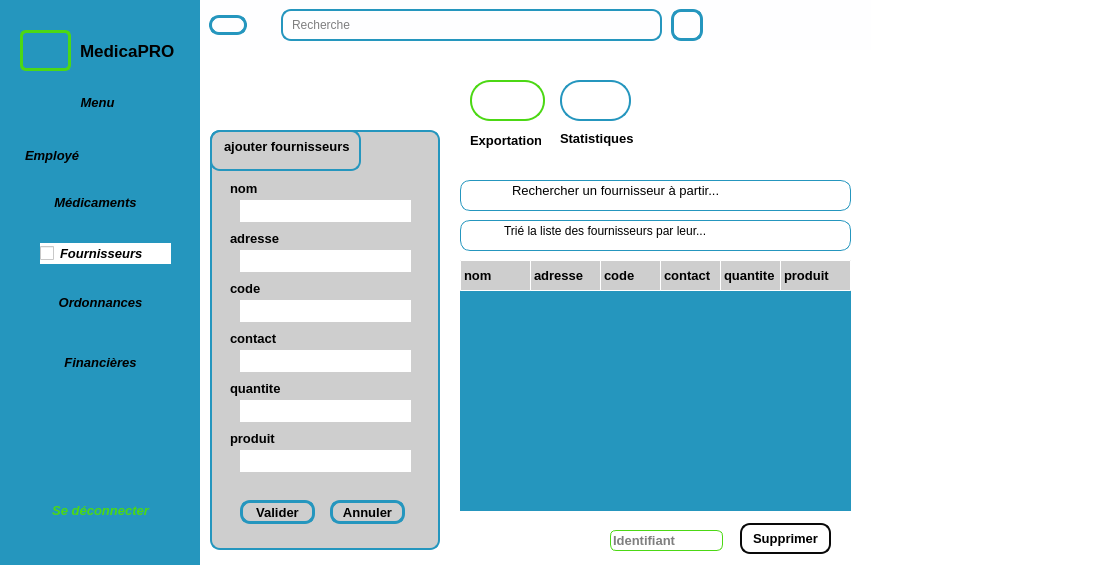
<?xml version="1.0" encoding="UTF-8"?>
<ui version="4.0">
 <class>MainWindow</class>
 <widget class="QMainWindow" name="MainWindow">
  <property name="geometry">
   <rect>
    <x>0</x>
    <y>0</y>
    <width>1105</width>
    <height>565</height>
   </rect>
  </property>
  <property name="windowTitle">
   <string>MainWindow</string>
  </property>
  <property name="styleSheet">
   <string notr="true"/>
  </property>
  <widget class="QWidget" name="centralwidget">
   <property name="styleSheet">
    <string notr="true">*{
	color: #000;
	border: none;
}
#centralwidget{
	background-color: #eff99fe
}
#leftmenu{
	background-color: #2596be;
}
QLineEdit{
	background: transparent;
}
QFrame{
	border-radius: 10px;
	border: 2px solid #2596be;
}
QLabel{
	color: #2596be;
}
#employe{
	background-color: #cecece;
}
lineEdit_2{
	background: transparent;
}
#label_3{
	color: #000;
	border: #000;
}
#lineEdit_3{
	background: #ffffff;
	background: transparent;
}
#label_4{
	color: #000;
	border: #000;
}
#lineEdit_4{
	background: #ffffff;
}
#label_5{
	color: #000;
	border: #000;
}
#lineEdit_5{
	background: #ffffff;
}
#label_6{
	color: #000;
	border: #000;
}
#lineEdit_6{
	background: #ffffff;
}
#label_7{
	color: #000;
	border: #000;
}
#lineEdit_7{
	background: #ffffff;
}
#label_8{
	color: #000;
	border: #000;
}
#lineEdit_8{
	background: #ffffff;
}
#label_9{
	color: #000;
	border: #000;
}
#lineEdit_9{
	background: #ffffff;
}
#label_10{
	color: #000;
	border: #000;
}
#pushButton_3{
	border-radius: 10px;
	border: 3px solid  #2596be;
}
#pushButton_4{
	border-radius: 10px;
	border: 3px solid  #2596be;
}
#pushButton_5{
	border-radius: 10px;
	border: 3px solid  #2596be;
}
#pushButton_6{
	border-radius: 10px;
	border: 3px solid  #2596be;
}
#label_11{
	border: #000;
}
#label_12{
	border: #000;
}
#label_23{
	border: #000;
}
#frame_4{
	border-radius: 10px;
	border: 1px solid #2596be;
}
#LineEdit_10{
	background: #CECECE;
}
#widget_3{
	background-color: #fefeff;
}
#mainbody{
	background-color: #ffffff;
}
#frame_8{
	border-radius: 10px;
	border: 1px solid #2596be;
}
#affichage{
	background-color: #2596be;
}
#lineEdit_21{
	border-radius: 6px;
	border: 1px solid  #4cd814;
	background: #fffff;
}
#pushButton_12{
	border-radius: 10px;
	border: 2px solid  #090909;
	background: #fffff;
}
#pushButton_13{
	border-radius: 20px;
	border: 2px solid  #4cd814;
	background: #fffff;
}
#pushButton_14{
	border-radius: 20px;
	border: 2px solid  #2596be;
	background: #fffff;
}
#label_24{
	color: #000;
	border: #000;
}
#label_25{
	color: #000;
	border: #000;
}
#label_26{
	color: #000;
	border: #000;
}
#logo{
	border-radius: 6px;
	border: 3px solid  #4cd814;
	background: #fffff;
}
#sous{
	background-color: #cecece;
}
#label_27{
	border-radius: 1px;
	border: 1px solid  #ffffff;
	color: #000;
}
#label_28{
	border-radius: 1px;
	border: 1px solid  #ffffff;
	color: #000;
}
#label_29{
	border-radius: 1px;
	border: 1px solid  #ffffff;
	color: #000;
}
#label_30{
	border-radius: 1px;
	border: 1px solid  #ffffff;
	color: #000;
}
#label_31{
	border-radius: 1px;
	border: 1px solid  #ffffff;
	color: #000;
}
#label_32{
	border-radius: 1px;
	border: 1px solid  #ffffff;
	color: #000;
}
#pushButton_17{
	background-color: #fefeff;
	padding: 5px;
	text-align: left;
	border-top-left-radius: 20px;
}
#pushButton_22{
	color: #4cd814;
}
</string>
   </property>
   <layout class="QHBoxLayout" name="horizontalLayout">
    <property name="spacing">
     <number>0</number>
    </property>
    <property name="leftMargin">
     <number>0</number>
    </property>
    <property name="topMargin">
     <number>0</number>
    </property>
    <property name="rightMargin">
     <number>0</number>
    </property>
    <property name="bottomMargin">
     <number>0</number>
    </property>
    <item>
     <widget class="QWidget" name="leftmenu" native="true">
      <property name="minimumSize">
       <size>
        <width>100</width>
        <height>0</height>
       </size>
      </property>
      <property name="maximumSize">
       <size>
        <width>200</width>
        <height>16777215</height>
       </size>
      </property>
      <layout class="QVBoxLayout" name="verticalLayout">
       <item>
        <widget class="QFrame" name="frame_9">
         <property name="frameShape">
          <enum>QFrame::NoFrame</enum>
         </property>
         <layout class="QVBoxLayout" name="verticalLayout_2">
          <item>
           <widget class="QFrame" name="frame_11">
            <property name="frameShape">
             <enum>QFrame::NoFrame</enum>
            </property>
            <widget class="QFrame" name="frame_10">
             <property name="geometry">
              <rect>
               <x>0</x>
               <y>0</y>
               <width>160</width>
               <height>61</height>
              </rect>
             </property>
             <property name="frameShape">
              <enum>QFrame::NoFrame</enum>
             </property>
             <widget class="QLabel" name="logo">
              <property name="geometry">
               <rect>
                <x>0</x>
                <y>10</y>
                <width>51</width>
                <height>41</height>
               </rect>
              </property>
              <property name="text">
               <string/>
              </property>
              <property name="pixmap">
               <pixmap>:/res/image22</pixmap>
              </property>
             </widget>
             <widget class="QLabel" name="label_3">
              <property name="geometry">
               <rect>
                <x>60</x>
                <y>15</y>
                <width>101</width>
                <height>31</height>
               </rect>
              </property>
              <property name="font">
               <font>
                <pointsize>13</pointsize>
                <weight>75</weight>
                <bold>true</bold>
               </font>
              </property>
              <property name="text">
               <string>MedicaPRO</string>
              </property>
             </widget>
            </widget>
            <widget class="QPushButton" name="pushButton_16">
             <property name="geometry">
              <rect>
               <x>40</x>
               <y>70</y>
               <width>75</width>
               <height>24</height>
              </rect>
             </property>
             <property name="font">
              <font>
               <pointsize>10</pointsize>
               <weight>75</weight>
               <italic>true</italic>
               <bold>true</bold>
              </font>
             </property>
             <property name="text">
              <string>Menu</string>
             </property>
             <property name="icon">
              <iconset>
               <normaloff>:/res/icone23</normaloff>:/res/icone23</iconset>
             </property>
            </widget>
            <widget class="QPushButton" name="pushButton_17">
             <property name="geometry">
              <rect>
               <x>0</x>
               <y>120</y>
               <width>161</width>
               <height>31</height>
              </rect>
             </property>
             <property name="font">
              <font>
               <pointsize>10</pointsize>
               <weight>75</weight>
               <italic>true</italic>
               <bold>true</bold>
               <underline>false</underline>
              </font>
             </property>
             <property name="styleSheet">
              <string notr="true">background-color: rgb(37, 150, 190);</string>
             </property>
             <property name="text">
              <string>Employé</string>
             </property>
             <property name="icon">
              <iconset>
               <normaloff>:/res/icone27</normaloff>:/res/icone27</iconset>
             </property>
            </widget>
            <widget class="QPushButton" name="pushButton_18">
             <property name="geometry">
              <rect>
               <x>20</x>
               <y>170</y>
               <width>111</width>
               <height>24</height>
              </rect>
             </property>
             <property name="font">
              <font>
               <pointsize>10</pointsize>
               <weight>75</weight>
               <italic>true</italic>
               <bold>true</bold>
               <underline>false</underline>
              </font>
             </property>
             <property name="text">
              <string>Médicaments</string>
             </property>
             <property name="icon">
              <iconset>
               <normaloff>:/res/icone26</normaloff>:/res/icone26</iconset>
             </property>
            </widget>
            <widget class="QCheckBox" name="checkBox_19">
             <property name="geometry">
              <rect>
               <x>20</x>
               <y>223</y>
               <width>131</width>
               <height>21</height>
              </rect>
             </property>
             <property name="font">
              <font>
               <pointsize>10</pointsize>
               <weight>75</weight>
               <italic>true</italic>
               <bold>true</bold>
              </font>
             </property>
             <property name="styleSheet">
              <string notr="true">background-color: rgb(255, 255, 255);</string>
             </property>
             <property name="text">
              <string>Fournisseurs</string>
             </property>
             <property name="icon">
              <iconset>
               <normaloff>:/res/icone25</normaloff>:/res/icone25</iconset>
             </property>
            </widget>
            <widget class="QPushButton" name="pushButton_20">
             <property name="geometry">
              <rect>
               <x>30</x>
               <y>270</y>
               <width>101</width>
               <height>24</height>
              </rect>
             </property>
             <property name="font">
              <font>
               <pointsize>10</pointsize>
               <weight>75</weight>
               <italic>true</italic>
               <bold>true</bold>
              </font>
             </property>
             <property name="text">
              <string>Ordonnances</string>
             </property>
             <property name="icon">
              <iconset>
               <normaloff>:/res/icone23</normaloff>:/res/icone23</iconset>
             </property>
            </widget>
            <widget class="QPushButton" name="pushButton_21">
             <property name="geometry">
              <rect>
               <x>30</x>
               <y>330</y>
               <width>101</width>
               <height>24</height>
              </rect>
             </property>
             <property name="font">
              <font>
               <pointsize>10</pointsize>
               <weight>75</weight>
               <italic>true</italic>
               <bold>true</bold>
              </font>
             </property>
             <property name="text">
              <string>Financières</string>
             </property>
             <property name="icon">
              <iconset>
               <normaloff>:/res/icone24</normaloff>:/res/icone24</iconset>
             </property>
            </widget>
            <widget class="QPushButton" name="pushButton_22">
             <property name="geometry">
              <rect>
               <x>10</x>
               <y>470</y>
               <width>141</width>
               <height>41</height>
              </rect>
             </property>
             <property name="font">
              <font>
               <pointsize>10</pointsize>
               <weight>75</weight>
               <italic>true</italic>
               <bold>true</bold>
              </font>
             </property>
             <property name="text">
              <string>Se déconnecter</string>
             </property>
             <property name="icon">
              <iconset>
               <normaloff>:/res/icone30</normaloff>:/res/icone30</iconset>
             </property>
            </widget>
           </widget>
          </item>
         </layout>
        </widget>
       </item>
      </layout>
     </widget>
    </item>
    <item>
     <widget class="QWidget" name="mainbody" native="true">
      <property name="font">
       <font>
        <weight>50</weight>
        <bold>false</bold>
       </font>
      </property>
      <widget class="QWidget" name="widget_3" native="true">
       <property name="geometry">
        <rect>
         <x>0</x>
         <y>0</y>
         <width>671</width>
         <height>50</height>
        </rect>
       </property>
       <property name="minimumSize">
        <size>
         <width>400</width>
         <height>0</height>
        </size>
       </property>
       <property name="maximumSize">
        <size>
         <width>800</width>
         <height>135</height>
        </size>
       </property>
       <layout class="QHBoxLayout" name="horizontalLayout_7">
        <property name="spacing">
         <number>0</number>
        </property>
        <property name="leftMargin">
         <number>0</number>
        </property>
        <property name="topMargin">
         <number>0</number>
        </property>
        <property name="rightMargin">
         <number>0</number>
        </property>
        <property name="bottomMargin">
         <number>0</number>
        </property>
        <item>
         <widget class="QWidget" name="widget_7" native="true">
          <layout class="QHBoxLayout" name="horizontalLayout_8">
           <item>
            <widget class="QPushButton" name="pushButton_3">
             <property name="text">
              <string/>
             </property>
             <property name="icon">
              <iconset>
               <normaloff>:/res/icone1.jog.png</normaloff>:/res/icone1.jog.png</iconset>
             </property>
             <property name="iconSize">
              <size>
               <width>24</width>
               <height>24</height>
              </size>
             </property>
            </widget>
           </item>
           <item>
            <widget class="QLabel" name="label_12">
             <property name="minimumSize">
              <size>
               <width>10</width>
               <height>0</height>
              </size>
             </property>
             <property name="text">
              <string/>
             </property>
             <property name="pixmap">
              <pixmap>:/res/icone7</pixmap>
             </property>
             <property name="scaledContents">
              <bool>false</bool>
             </property>
             <property name="wordWrap">
              <bool>false</bool>
             </property>
            </widget>
           </item>
          </layout>
         </widget>
        </item>
        <item>
         <widget class="QWidget" name="widget_8" native="true">
          <property name="maximumSize">
           <size>
            <width>553</width>
            <height>16777215</height>
           </size>
          </property>
          <layout class="QHBoxLayout" name="horizontalLayout_9">
           <property name="leftMargin">
            <number>9</number>
           </property>
           <property name="topMargin">
            <number>9</number>
           </property>
           <item>
            <widget class="QFrame" name="frame_2">
             <property name="minimumSize">
              <size>
               <width>250</width>
               <height>0</height>
              </size>
             </property>
             <property name="styleSheet">
              <string notr="true"/>
             </property>
             <property name="frameShape">
              <enum>QFrame::NoFrame</enum>
             </property>
             <layout class="QHBoxLayout" name="horizontalLayout_10">
              <property name="spacing">
               <number>0</number>
              </property>
              <property name="leftMargin">
               <number>0</number>
              </property>
              <property name="topMargin">
               <number>0</number>
              </property>
              <property name="rightMargin">
               <number>0</number>
              </property>
              <property name="bottomMargin">
               <number>0</number>
              </property>
              <item>
               <widget class="QLabel" name="label_4">
                <property name="maximumSize">
                 <size>
                  <width>30</width>
                  <height>30</height>
                 </size>
                </property>
                <property name="text">
                 <string/>
                </property>
                <property name="pixmap">
                 <pixmap>:/res/icone2.jpg.png</pixmap>
                </property>
                <property name="scaledContents">
                 <bool>true</bool>
                </property>
               </widget>
              </item>
              <item>
               <widget class="QLineEdit" name="lineEdit_2">
                <property name="text">
                 <string/>
                </property>
                <property name="placeholderText">
                 <string>Recherche</string>
                </property>
               </widget>
              </item>
             </layout>
            </widget>
           </item>
          </layout>
         </widget>
        </item>
        <item>
         <widget class="QWidget" name="widget_9" native="true">
          <property name="minimumSize">
           <size>
            <width>200</width>
            <height>0</height>
           </size>
          </property>
          <layout class="QHBoxLayout" name="horizontalLayout_11">
           <property name="spacing">
            <number>0</number>
           </property>
           <property name="leftMargin">
            <number>0</number>
           </property>
           <property name="topMargin">
            <number>0</number>
           </property>
           <property name="rightMargin">
            <number>0</number>
           </property>
           <property name="bottomMargin">
            <number>0</number>
           </property>
           <item>
            <widget class="QPushButton" name="pushButton_4">
             <property name="minimumSize">
              <size>
               <width>32</width>
               <height>32</height>
              </size>
             </property>
             <property name="maximumSize">
              <size>
               <width>32</width>
               <height>32</height>
              </size>
             </property>
             <property name="text">
              <string/>
             </property>
             <property name="icon">
              <iconset>
               <normaloff>:/res/icone4.jpg.png</normaloff>:/res/icone4.jpg.png</iconset>
             </property>
             <property name="iconSize">
              <size>
               <width>32</width>
               <height>32</height>
              </size>
             </property>
            </widget>
           </item>
           <item>
            <widget class="QPushButton" name="pushButton_15">
             <property name="text">
              <string/>
             </property>
             <property name="icon">
              <iconset>
               <normaloff>:/res/icone20</normaloff>:/res/icone20</iconset>
             </property>
            </widget>
           </item>
          </layout>
         </widget>
        </item>
       </layout>
      </widget>
      <widget class="QFrame" name="employe">
       <property name="geometry">
        <rect>
         <x>10</x>
         <y>130</y>
         <width>230</width>
         <height>420</height>
        </rect>
       </property>
       <property name="minimumSize">
        <size>
         <width>230</width>
         <height>420</height>
        </size>
       </property>
       <property name="maximumSize">
        <size>
         <width>150</width>
         <height>600</height>
        </size>
       </property>
       <property name="frameShape">
        <enum>QFrame::NoFrame</enum>
       </property>
       <widget class="QFrame" name="frame_3">
        <property name="geometry">
         <rect>
          <x>0</x>
          <y>0</y>
          <width>151</width>
          <height>41</height>
         </rect>
        </property>
        <property name="maximumSize">
         <size>
          <width>200</width>
          <height>16777215</height>
         </size>
        </property>
        <property name="frameShape">
         <enum>QFrame::NoFrame</enum>
        </property>
        <widget class="QLineEdit" name="lineEdit_3">
         <property name="geometry">
          <rect>
           <x>12</x>
           <y>1</y>
           <width>171</width>
           <height>31</height>
          </rect>
         </property>
         <property name="font">
          <font>
           <pointsize>10</pointsize>
           <weight>75</weight>
           <italic>false</italic>
           <bold>true</bold>
          </font>
         </property>
         <property name="text">
          <string>ajouter fournisseurs</string>
         </property>
         <property name="placeholderText">
          <string>Ajouter un employé </string>
         </property>
        </widget>
       </widget>
       <widget class="QLabel" name="label_5">
        <property name="geometry">
         <rect>
          <x>20</x>
          <y>50</y>
          <width>49</width>
          <height>16</height>
         </rect>
        </property>
        <property name="font">
         <font>
          <pointsize>10</pointsize>
          <weight>75</weight>
          <bold>true</bold>
         </font>
        </property>
        <property name="text">
         <string>nom</string>
        </property>
       </widget>
       <widget class="QLineEdit" name="lineEdit_4">
        <property name="geometry">
         <rect>
          <x>30</x>
          <y>70</y>
          <width>171</width>
          <height>22</height>
         </rect>
        </property>
       </widget>
       <widget class="QLabel" name="label_6">
        <property name="geometry">
         <rect>
          <x>20</x>
          <y>100</y>
          <width>61</width>
          <height>16</height>
         </rect>
        </property>
        <property name="font">
         <font>
          <pointsize>10</pointsize>
          <weight>75</weight>
          <bold>true</bold>
         </font>
        </property>
        <property name="text">
         <string>adresse</string>
        </property>
       </widget>
       <widget class="QLineEdit" name="lineEdit_5">
        <property name="geometry">
         <rect>
          <x>30</x>
          <y>120</y>
          <width>171</width>
          <height>22</height>
         </rect>
        </property>
        <property name="font">
         <font>
          <pointsize>10</pointsize>
         </font>
        </property>
       </widget>
       <widget class="QLabel" name="label_7">
        <property name="geometry">
         <rect>
          <x>20</x>
          <y>150</y>
          <width>71</width>
          <height>16</height>
         </rect>
        </property>
        <property name="font">
         <font>
          <pointsize>10</pointsize>
          <weight>75</weight>
          <bold>true</bold>
         </font>
        </property>
        <property name="text">
         <string>code</string>
        </property>
       </widget>
       <widget class="QLineEdit" name="lineEdit_6">
        <property name="geometry">
         <rect>
          <x>30</x>
          <y>170</y>
          <width>171</width>
          <height>22</height>
         </rect>
        </property>
       </widget>
       <widget class="QLabel" name="label_8">
        <property name="geometry">
         <rect>
          <x>20</x>
          <y>200</y>
          <width>61</width>
          <height>16</height>
         </rect>
        </property>
        <property name="font">
         <font>
          <pointsize>10</pointsize>
          <weight>75</weight>
          <bold>true</bold>
         </font>
        </property>
        <property name="text">
         <string>contact</string>
        </property>
       </widget>
       <widget class="QLineEdit" name="lineEdit_7">
        <property name="geometry">
         <rect>
          <x>30</x>
          <y>220</y>
          <width>171</width>
          <height>22</height>
         </rect>
        </property>
       </widget>
       <widget class="QLabel" name="label_9">
        <property name="geometry">
         <rect>
          <x>20</x>
          <y>250</y>
          <width>61</width>
          <height>16</height>
         </rect>
        </property>
        <property name="font">
         <font>
          <pointsize>10</pointsize>
          <weight>75</weight>
          <bold>true</bold>
         </font>
        </property>
        <property name="text">
         <string>quantite</string>
        </property>
       </widget>
       <widget class="QLineEdit" name="lineEdit_8">
        <property name="geometry">
         <rect>
          <x>30</x>
          <y>270</y>
          <width>171</width>
          <height>22</height>
         </rect>
        </property>
       </widget>
       <widget class="QPushButton" name="pushButton_5">
        <property name="geometry">
         <rect>
          <x>30</x>
          <y>370</y>
          <width>75</width>
          <height>24</height>
         </rect>
        </property>
        <property name="font">
         <font>
          <pointsize>10</pointsize>
          <weight>75</weight>
          <bold>true</bold>
         </font>
        </property>
        <property name="text">
         <string>Valider</string>
        </property>
       </widget>
       <widget class="QPushButton" name="pushButton_6">
        <property name="geometry">
         <rect>
          <x>120</x>
          <y>370</y>
          <width>75</width>
          <height>24</height>
         </rect>
        </property>
        <property name="font">
         <font>
          <pointsize>10</pointsize>
          <weight>75</weight>
          <bold>true</bold>
         </font>
        </property>
        <property name="text">
         <string>Annuler</string>
        </property>
       </widget>
       <widget class="QLabel" name="label_10">
        <property name="geometry">
         <rect>
          <x>20</x>
          <y>300</y>
          <width>61</width>
          <height>16</height>
         </rect>
        </property>
        <property name="font">
         <font>
          <pointsize>10</pointsize>
          <weight>75</weight>
          <bold>true</bold>
         </font>
        </property>
        <property name="text">
         <string>produit</string>
        </property>
       </widget>
       <widget class="QLineEdit" name="lineEdit_9">
        <property name="geometry">
         <rect>
          <x>30</x>
          <y>320</y>
          <width>171</width>
          <height>22</height>
         </rect>
        </property>
       </widget>
      </widget>
      <widget class="QFrame" name="frame_4">
       <property name="geometry">
        <rect>
         <x>260</x>
         <y>180</y>
         <width>391</width>
         <height>31</height>
        </rect>
       </property>
       <property name="frameShape">
        <enum>QFrame::NoFrame</enum>
       </property>
       <widget class="QLineEdit" name="lineEdit_10">
        <property name="geometry">
         <rect>
          <x>50</x>
          <y>0</y>
          <width>281</width>
          <height>20</height>
         </rect>
        </property>
        <property name="font">
         <font>
          <pointsize>10</pointsize>
         </font>
        </property>
        <property name="text">
         <string>Rechercher un fournisseur à partir...</string>
        </property>
        <property name="placeholderText">
         <string>Rechercher un employé à partir de son ID</string>
        </property>
       </widget>
       <widget class="QLabel" name="label_11">
        <property name="geometry">
         <rect>
          <x>10</x>
          <y>0</y>
          <width>25</width>
          <height>25</height>
         </rect>
        </property>
        <property name="minimumSize">
         <size>
          <width>25</width>
          <height>25</height>
         </size>
        </property>
        <property name="maximumSize">
         <size>
          <width>25</width>
          <height>25</height>
         </size>
        </property>
        <property name="text">
         <string/>
        </property>
        <property name="pixmap">
         <pixmap>:/res/icone8</pixmap>
        </property>
        <property name="scaledContents">
         <bool>true</bool>
        </property>
       </widget>
      </widget>
      <widget class="QFrame" name="frame_8">
       <property name="geometry">
        <rect>
         <x>260</x>
         <y>220</y>
         <width>391</width>
         <height>31</height>
        </rect>
       </property>
       <property name="frameShape">
        <enum>QFrame::NoFrame</enum>
       </property>
       <widget class="QLineEdit" name="lineEdit_20">
        <property name="geometry">
         <rect>
          <x>42</x>
          <y>0</y>
          <width>271</width>
          <height>22</height>
         </rect>
        </property>
        <property name="text">
         <string>Trié la liste des fournisseurs par leur...</string>
        </property>
        <property name="placeholderText">
         <string>Trier la liste des employés par leur:</string>
        </property>
       </widget>
       <widget class="QPushButton" name="pushButton_11">
        <property name="geometry">
         <rect>
          <x>10</x>
          <y>0</y>
          <width>32</width>
          <height>32</height>
         </rect>
        </property>
        <property name="minimumSize">
         <size>
          <width>32</width>
          <height>32</height>
         </size>
        </property>
        <property name="maximumSize">
         <size>
          <width>32</width>
          <height>32</height>
         </size>
        </property>
        <property name="text">
         <string/>
        </property>
        <property name="icon">
         <iconset>
          <normaloff>:/res/icone9</normaloff>:/res/icone9</iconset>
        </property>
       </widget>
      </widget>
      <widget class="QWidget" name="affichage" native="true">
       <property name="geometry">
        <rect>
         <x>260</x>
         <y>260</y>
         <width>391</width>
         <height>251</height>
        </rect>
       </property>
       <property name="styleSheet">
        <string notr="true"/>
       </property>
       <widget class="QWidget" name="sous" native="true">
        <property name="geometry">
         <rect>
          <x>0</x>
          <y>0</y>
          <width>391</width>
          <height>31</height>
         </rect>
        </property>
        <widget class="QLabel" name="label_27">
         <property name="geometry">
          <rect>
           <x>0</x>
           <y>0</y>
           <width>71</width>
           <height>31</height>
          </rect>
         </property>
         <property name="font">
          <font>
           <pointsize>10</pointsize>
           <weight>75</weight>
           <bold>true</bold>
          </font>
         </property>
         <property name="text">
          <string>nom</string>
         </property>
        </widget>
        <widget class="QLabel" name="label_28">
         <property name="geometry">
          <rect>
           <x>70</x>
           <y>0</y>
           <width>71</width>
           <height>31</height>
          </rect>
         </property>
         <property name="font">
          <font>
           <pointsize>10</pointsize>
           <weight>75</weight>
           <bold>true</bold>
          </font>
         </property>
         <property name="text">
          <string>adresse</string>
         </property>
        </widget>
        <widget class="QLabel" name="label_29">
         <property name="geometry">
          <rect>
           <x>140</x>
           <y>0</y>
           <width>61</width>
           <height>31</height>
          </rect>
         </property>
         <property name="font">
          <font>
           <pointsize>10</pointsize>
           <weight>75</weight>
           <bold>true</bold>
          </font>
         </property>
         <property name="text">
          <string>code</string>
         </property>
        </widget>
        <widget class="QLabel" name="label_30">
         <property name="geometry">
          <rect>
           <x>200</x>
           <y>0</y>
           <width>61</width>
           <height>31</height>
          </rect>
         </property>
         <property name="font">
          <font>
           <pointsize>10</pointsize>
           <weight>75</weight>
           <bold>true</bold>
          </font>
         </property>
         <property name="text">
          <string>contact</string>
         </property>
        </widget>
        <widget class="QLabel" name="label_31">
         <property name="geometry">
          <rect>
           <x>260</x>
           <y>0</y>
           <width>61</width>
           <height>31</height>
          </rect>
         </property>
         <property name="font">
          <font>
           <pointsize>10</pointsize>
           <weight>75</weight>
           <bold>true</bold>
          </font>
         </property>
         <property name="text">
          <string>quantite</string>
         </property>
        </widget>
        <widget class="QLabel" name="label_32">
         <property name="geometry">
          <rect>
           <x>320</x>
           <y>0</y>
           <width>71</width>
           <height>31</height>
          </rect>
         </property>
         <property name="font">
          <font>
           <pointsize>10</pointsize>
           <weight>75</weight>
           <bold>true</bold>
          </font>
         </property>
         <property name="text">
          <string>produit</string>
         </property>
        </widget>
       </widget>
      </widget>
      <widget class="QLineEdit" name="lineEdit_21">
       <property name="geometry">
        <rect>
         <x>410</x>
         <y>530</y>
         <width>113</width>
         <height>21</height>
        </rect>
       </property>
       <property name="font">
        <font>
         <pointsize>10</pointsize>
         <weight>75</weight>
         <bold>true</bold>
        </font>
       </property>
       <property name="placeholderText">
        <string>Identifiant</string>
       </property>
      </widget>
      <widget class="QPushButton" name="pushButton_12">
       <property name="geometry">
        <rect>
         <x>540</x>
         <y>523</y>
         <width>91</width>
         <height>31</height>
        </rect>
       </property>
       <property name="font">
        <font>
         <pointsize>10</pointsize>
         <weight>75</weight>
         <bold>true</bold>
        </font>
       </property>
       <property name="text">
        <string>Supprimer</string>
       </property>
      </widget>
      <widget class="QPushButton" name="pushButton_13">
       <property name="geometry">
        <rect>
         <x>270</x>
         <y>80</y>
         <width>75</width>
         <height>41</height>
        </rect>
       </property>
       <property name="text">
        <string/>
       </property>
       <property name="icon">
        <iconset>
         <normaloff>:/res/icone10</normaloff>:/res/icone10</iconset>
       </property>
       <property name="iconSize">
        <size>
         <width>32</width>
         <height>32</height>
        </size>
       </property>
      </widget>
      <widget class="QPushButton" name="pushButton_14">
       <property name="geometry">
        <rect>
         <x>360</x>
         <y>80</y>
         <width>71</width>
         <height>41</height>
        </rect>
       </property>
       <property name="text">
        <string/>
       </property>
       <property name="icon">
        <iconset>
         <normaloff>:/res/icone11</normaloff>:/res/icone11</iconset>
       </property>
       <property name="iconSize">
        <size>
         <width>32</width>
         <height>32</height>
        </size>
       </property>
      </widget>
      <widget class="QLabel" name="label_23">
       <property name="geometry">
        <rect>
         <x>600</x>
         <y>50</y>
         <width>51</width>
         <height>91</height>
        </rect>
       </property>
       <property name="text">
        <string/>
       </property>
       <property name="pixmap">
        <pixmap>:/res/icone16</pixmap>
       </property>
      </widget>
      <widget class="QLabel" name="label_24">
       <property name="geometry">
        <rect>
         <x>540</x>
         <y>60</y>
         <width>49</width>
         <height>71</height>
        </rect>
       </property>
       <property name="text">
        <string/>
       </property>
       <property name="pixmap">
        <pixmap>:/res/icone18</pixmap>
       </property>
      </widget>
      <widget class="QLabel" name="label_25">
       <property name="geometry">
        <rect>
         <x>270</x>
         <y>130</y>
         <width>71</width>
         <height>20</height>
        </rect>
       </property>
       <property name="font">
        <font>
         <pointsize>10</pointsize>
         <weight>75</weight>
         <bold>true</bold>
        </font>
       </property>
       <property name="text">
        <string>Exportation</string>
       </property>
      </widget>
      <widget class="QLabel" name="label_26">
       <property name="geometry">
        <rect>
         <x>360</x>
         <y>130</y>
         <width>81</width>
         <height>16</height>
        </rect>
       </property>
       <property name="font">
        <font>
         <pointsize>10</pointsize>
         <weight>75</weight>
         <bold>true</bold>
        </font>
       </property>
       <property name="text">
        <string>Statistiques</string>
       </property>
      </widget>
     </widget>
    </item>
   </layout>
  </widget>
 </widget>
 <resources/>
 <connections/>
</ui>
